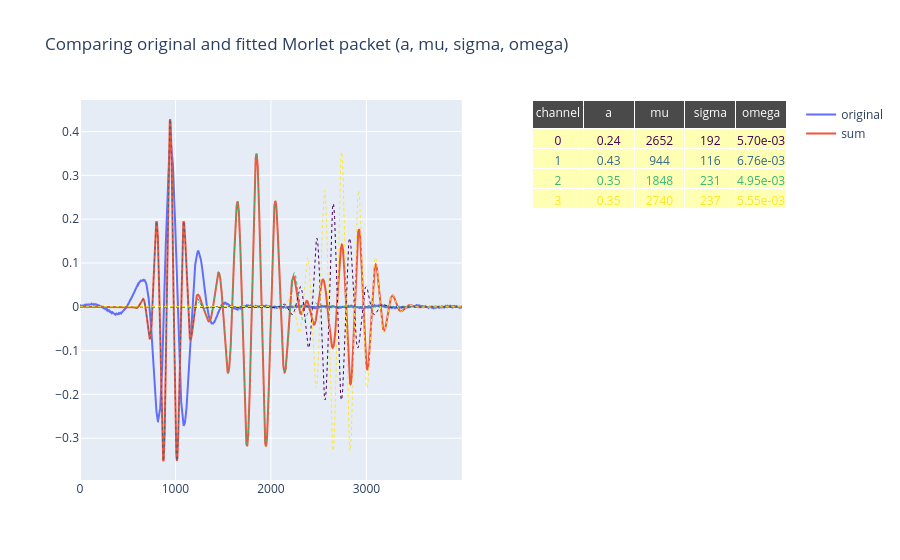

The code cell stored with this chart in its notebook:
### Code cell
from Gaussian_Sampler.viz.visualize_scan_data import training_viewer

training_viewer(dset, fits, params)

### Figure 1 — Plotly figure (JSON) as saved in the notebook; plotly's stock layout.template omitted (floating-point values rounded to 4 significant figures; data arrays with more than 128 entries replaced by an {"elided": "..."} marker saying what was removed)
{"data": [{"mode": "lines", "name": "original", "type": "scatter", "x": {"elided": "4000 int values"}, "xaxis": "x", "y": {"elided": "4000 float values"}, "yaxis": "y"}, {"mode": "lines", "name": "sum", "type": "scatter", "x": {"elided": "4000 int values"}, "xaxis": "x", "y": {"elided": "4000 float values"}, "yaxis": "y"}, {"line": {"color": "#440154", "dash": "dot", "width": 1}, "mode": "lines", "name": "Channel 0", "showlegend": false, "type": "scatter", "x": {"elided": "4000 int values"}, "xaxis": "x", "y": {"elided": "4000 float values"}, "yaxis": "y"}, {"line": {"color": "#31688e", "dash": "dot", "width": 1}, "mode": "lines", "name": "Channel 1", "showlegend": false, "type": "scatter", "x": {"elided": "4000 int values"}, "xaxis": "x", "y": {"elided": "4000 float values"}, "yaxis": "y"}, {"line": {"color": "#35b779", "dash": "dot", "width": 1}, "mode": "lines", "name": "Channel 2", "showlegend": false, "type": "scatter", "x": {"elided": "4000 int values"}, "xaxis": "x", "y": {"elided": "4000 float values"}, "yaxis": "y"}, {"line": {"color": "#fde725", "dash": "dot", "width": 1}, "mode": "lines", "name": "Channel 3", "showlegend": false, "type": "scatter", "x": {"elided": "4000 int values"}, "xaxis": "x", "y": {"elided": "4000 float values"}, "yaxis": "y"}, {"cells": {"align": "center", "fill": {"color": [["#ffffb3", "#ffffb3", "#ffffb3", "#ffffb3"], ["#ffffb3", "#ffffb3", "#ffffb3", "#ffffb3"], ["#ffffb3", "#ffffb3", "#ffffb3", "#ffffb3"], ["#ffffb3", "#ffffb3", "#ffffb3", "#ffffb3"], ["#ffffb3", "#ffffb3", "#ffffb3", "#ffffb3"]]}, "font": {"color": [["#440154", "#31688e", "#35b779", "#fde725"], ["#440154", "#31688e", "#35b779", "#fde725"], ["#440154", "#31688e", "#35b779", "#fde725"], ["#440154", "#31688e", "#35b779", "#fde725"], ["#440154", "#31688e", "#35b779", "#fde725"]]}, "values": [[0, 1, 2, 3], ["0.24", "0.43", "0.35", "0.35"], ["2652", "944", "1848", "2740"], ["192", "116", "231", "237"], ["5.70e-03", "6.76e-03", "4.95e-03", "5.55e-03"]]}, "domain": {"x": [0.64, 1], "y": [0, 1]}, "header": {"align": "center", "fill": {"color": "#4a4a4a"}, "font": {"color": "white"}, "values": ["channel", "a", "mu", "sigma", "omega"]}, "type": "table"}], "layout": {"title": {"text": "Comparing original and fitted Morlet packet (a, mu, sigma, omega)"}, "xaxis": {"anchor": "y", "domain": [0, 0.54]}, "yaxis": {"anchor": "x", "domain": [0, 1]}}}
